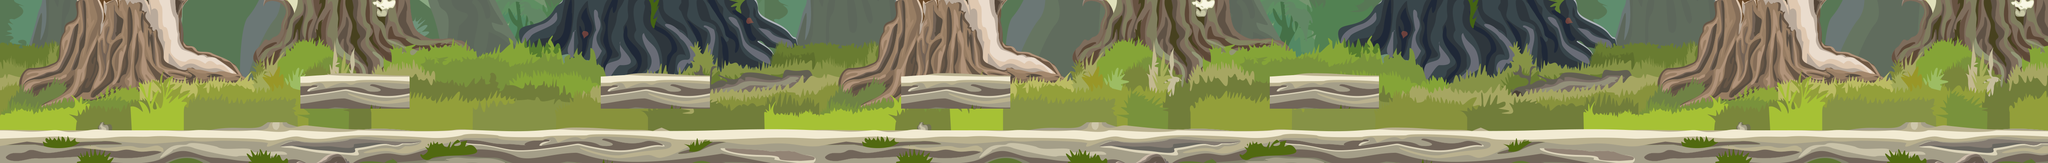

Rendered tile map (Tiled .tmx) drawn with the repository's tilesets; below, a short description and the map source with its tile grids summarised:
An orthogonal 150x12 tile map with 32x32 px tiles, 6 tile layers (Tile Layer 6, Tile Layer 5, Tile Layer 4, Tile Layer 3, ...), 4 tilesets and 25 objects (10x 3, 7x 2, 7x 1, 0).

<map version="1.2" tiledversion="1.2.4" orientation="orthogonal" renderorder="right-down" width="150" height="12" tilewidth="32" tileheight="32" infinite="0" nextlayerid="10" nextobjectid="29">
 <tileset firstgid="1" source="1.tsx" />
 <tileset firstgid="1981" source="2.tsx" />
 <tileset firstgid="3961" source="4.tsx" />
 <tileset firstgid="5941" source="5.tsx" />
 <layer id="9" name="Tile Layer 6" width="150" height="12">
  <data>[1800 cells, 1800 non-empty, 607 distinct tile ids]</data>
 </layer>
 <layer id="6" name="Tile Layer 5" width="150" height="12">
  <data>[1800 cells, 1800 non-empty, 708 distinct tile ids]</data>
 </layer>
 <layer id="5" name="Tile Layer 4" width="150" height="12">
  <data>[1800 cells, 1800 non-empty, 720 distinct tile ids]</data>
 </layer>
 <layer id="4" name="Tile Layer 3" width="150" height="12">
  <data>[1800 cells, 1800 non-empty, 720 distinct tile ids]</data>
 </layer>
 <layer id="3" name="Tile Layer 2" width="150" height="12">
  <data>[1800 cells, 246 non-empty, 76 distinct tile ids]</data>
 </layer>
 <layer id="1" name="Lane" width="150" height="12">
  <data>[1800 cells, 332 non-empty, 120 distinct tile ids]</data>
 </layer>
 <objectgroup id="7" name="Monster">
  <object id="1" name="MC" type="0" x="99" y="246" />
  <object id="2" name="murad" type="2" x="333" y="261" />
  <object id="4" name="murad" type="2" x="744" y="139" width="53" height="36" />
  <object id="5" name="murad" type="2" x="1234.5" y="275" width="53" height="36" />
  <object id="6" name="murad" type="2" x="1793.5" y="270" width="53" height="36" />
  <object id="7" name="murad" type="2" x="2440.5" y="267" width="53" height="36" />
  <object id="8" name="murad" type="2" x="3814.5" y="281" width="53" height="36" />
  <object id="9" name="murad" type="2" x="4326.5" y="278" width="53" height="46" />
  <object id="10" name="kaisa" type="1" x="859" y="129" width="39" height="23" />
  <object id="13" name="kaisa" type="1" x="1517.5" y="147.5" width="39" height="23" />
  <object id="14" name="kaisa" type="1" x="2246.5" y="148.5" width="39" height="23" />
  <object id="15" name="kaisa" type="1" x="3058.5" y="159.5" width="39" height="23" />
  <object id="16" name="kaisa" type="1" x="3554.5" y="289.5" width="39" height="23" />
  <object id="17" name="kaisa" type="1" x="4525.5" y="288.5" width="39" height="23" />
  <object id="18" name="kaisa" type="1" x="4120.5" y="276.5" width="39" height="23" />
  <object id="19" name="gold" type="3" x="484" y="271" width="37" height="20" />
  <object id="20" name="gold" type="3" x="557.5" y="199" width="37" height="20" />
  <object id="21" name="gold" type="3" x="639.5" y="147" width="37" height="20" />
  <object id="22" name="gold" type="3" x="1433.5" y="159" width="37" height="20" />
  <object id="23" name="gold" type="3" x="1890.5" y="292" width="37" height="20" />
  <object id="24" name="gold" type="3" x="1951.5" y="292" width="37" height="20" />
  <object id="25" name="gold" type="3" x="2021.5" y="292" width="37" height="20" />
  <object id="26" name="gold" type="3" x="2656.5" y="272" width="37" height="20" />
  <object id="27" name="gold" type="3" x="3285.5" y="143" width="37" height="20" />
  <object id="28" name="gold" type="3" x="3427.5" y="194" width="37" height="20" />
 </objectgroup>
</map>
